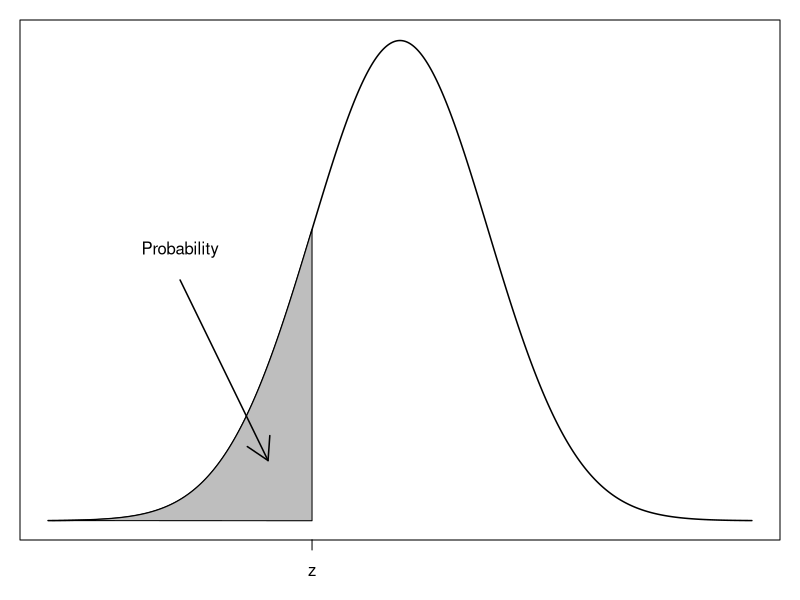
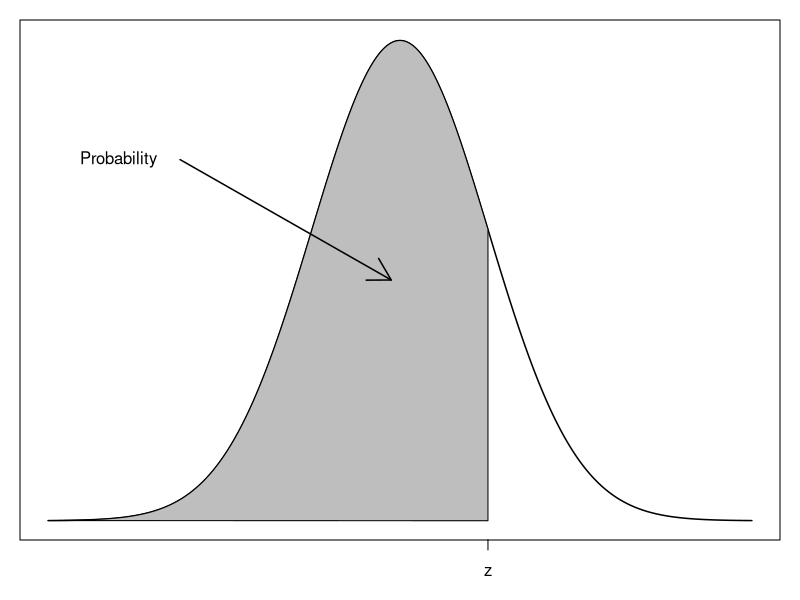
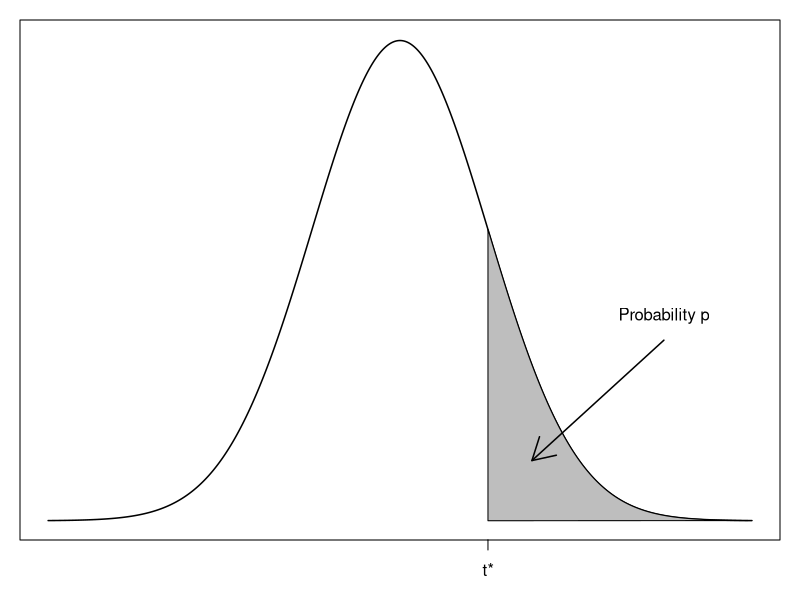
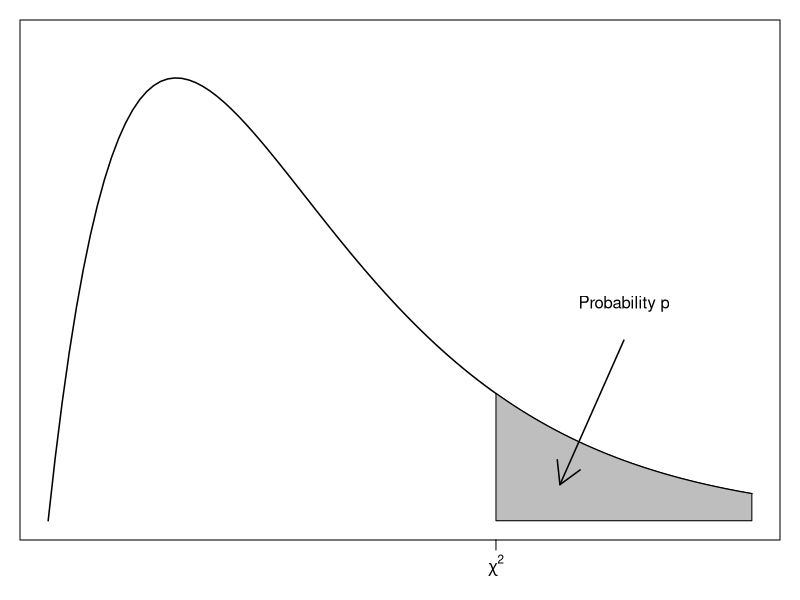

Reproduce these figures in R, in order.
## ---- chunk 1
# library(stargazer)
# 
# neg_vals = format(round(pnorm(seq(-3.49, 0, 0.01)), dig = 4), nsmall = 4)
# neg_vals_df = data.frame(replicate(10, numeric(35)))
# rownames(neg_vals_df) <- paste0("-", format(rev(seq(0, 3.4, 0.1)), nsmall = 1))
# colnames(neg_vals_df) <- format(seq(0, .09, .01), nsmall = 2)
# for (i in 0:9) {
#     neg_vals_df[[i + 1]] = neg_vals[seq(10 - i, by = 10, length = 35)]
# }
# 
# 
# pos_vals = format(round(pnorm(seq(0, 3.49, 0.01)), dig = 4), nsmall = 4)
# pos_vals_df = data.frame(replicate(10, numeric(35)))
# rownames(pos_vals_df) <- paste0(format(seq(0, 3.4, 0.1), nsmall = 1))
# colnames(pos_vals_df) <- format(seq(0, .09, .01), nsmall = 2)
# for (i in 1:10) {
#     pos_vals_df[[i]] = pos_vals[seq(i, by = 10, length = 35)]
# }
# 
# write.csv(neg_vals_df, "z_neg_vals.csv")
# write.csv(pos_vals_df, "z_pos_vals.csv")

## ---- chunk 2
x <- seq(-4,4,0.01)
x.1 <- seq(-4,-1,0.01)
par(mar=c(3,1,1,1))
plot.new()
plot.window(c(-4, 4), c(0, .4))
lines(x, dnorm(x), lwd = 1.5)
polygon(c(x.1, x.1[length(x.1)]), c(dnorm(x.1), 0), col = "gray")
axis(side = 1, at = -1, labels = expression(z))
arrows(-2.5, .2, -1.5, 0.05, lwd = 1.5)
text(-2.5, .225, "Probability")
box()
## ---- chunk 3
x.2 <- seq(-4,1,0.01)
par(mar=c(3,1,1,1))
plot.new()
plot.window(c(-4, 4), c(0, .4))
lines(x, dnorm(x), lwd = 1.5)
polygon(c(x.2, x.2[length(x.2)]), c(dnorm(x.2), 0), col = "gray")
axis(side = 1, at = 1, labels = expression(z))
arrows(-2.5, .3, -.1, .2, lwd = 1.5)
text(-3.2, .3, "Probability")
box()
## ---- chunk 4
x.3 <- seq(1,4,0.01)
par(mar=c(3,1,1,1))
plot.new()
plot.window(c(-4, 4), c(0, .4))
lines(x, dnorm(x), lwd = 1.5)
polygon(c(1, x.3), c(0, dnorm(x.3)), col = "gray")
axis(side = 1, at = 1, labels = "t*")
arrows(3, .15, 1.5, .05, lwd = 1.5)
text(3, .17, "Probability p")
box()
## ---- chunk 5
# dfs <- c(1:30, 40, 50, 60, 80, 100, 1000, Inf)
# ps <- c(.25, .2, .15, .1, .05, .025, .02, .01, .005, .0025, .001, .0005)
# 
# t_vals_df = data.frame(replicate(12, numeric(37)))
# 
# rownames(t_vals_df) <- dfs
# colnames(t_vals_df) <- ps
# 
# for (p in ps) {
#     t_vals_df[[paste(p)]] <- qt(p, dfs, lower.tail = FALSE)
# }
# 
# write.csv(t_vals_df, "t_vals_df.csv")
## ---- chunk 6
x.4 <- seq(7,11,0.01)
par(mar=c(3,1,1,1))
plot.new()
plot.window(c(0, 11), c(0, .2))
chidf <- function(x) dchisq(x, df = 4)
curve(chidf, lwd = 1.5, add=TRUE)
polygon(c(7, x.4, 11), c(0, chidf(x.4), 0), col = "gray")
axis(side = 1, at = 7, labels = expression(chi^2))
arrows(9, .075, 8, .015, lwd = 1.5)
text(9, .09, "Probability p")
box()
## ---- chunk 7
# dfs <- c(1:30, 40, 50, 60, 80, 100)
# ps <- c(.25, .2, .15, .1, .05, .025, .02, .01, .005, .0025, .001, .0005)
# 
# chi_sq_vals_df = data.frame(replicate(12, numeric(35)))
# 
# rownames(chi_sq_vals_df) <- dfs
# colnames(chi_sq_vals_df) <- ps
# 
# for (p in ps) {
#     chi_sq_vals_df[[paste(p)]] <- qchisq(p, dfs, lower.tail = FALSE)
# }
# 
# write.csv(chi_sq_vals_df, "chi_sq_vals_df.csv")
